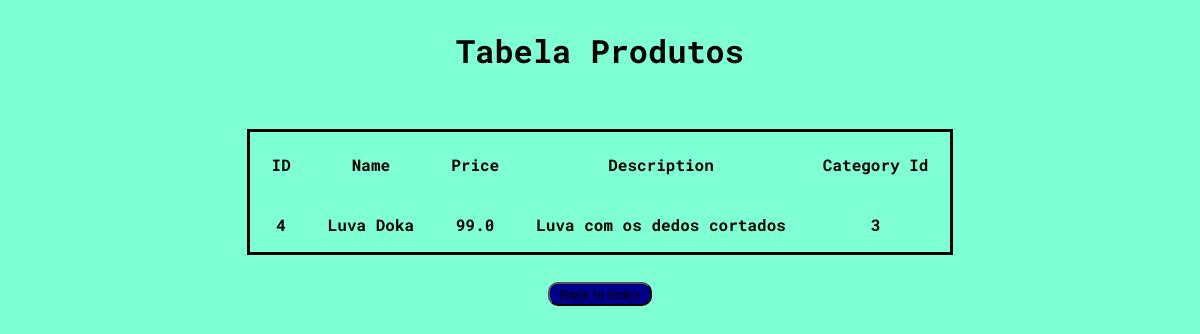
Page /view_product/4 on the committed database.
### tables this page shows
CREATE TABLE "products" (
	"ID"	INTEGER  PRIMARY KEY AUTOINCREMENT NOT NULL,
	"NAME"	TEXT,
	"PRICE"	REAL,
    "DESCRIPTION" TEXT,
    "CATEGORY_ID" INTEGER,
	FOREIGN KEY(CATEGORY_ID) REFERENCES category(ID)
);

### app.py (the view)
@app.route("/view_product/<int:id>", methods=["POST", "GET"])
def view_product(id):
    if request.method == 'POST':
        id_product = request.form['ID_PRODUCT']
        return redirect(url_for("view_product", id = id_product))
    else:
        if id == 999999: # arrumar essa condição feia do código
            return render_template("view_product.html", info = CatchData("products"), conditon = False)
        elif id != 0:
            return render_template("view_product.html", info = CatchDataByID("products", id), conditon = False)
        else:
            return render_template("view_product.html", info = CatchDataByID("products", id), conditon = True)

### dataOperations.py (called while the page is built)
def CatchDataByID (table, id):
    con=sqlite3.connect("crud_produtos.db")
    cur = con.cursor()
    cur.execute("SELECT * FROM {t} WHERE ID={id};".format(t = table, id = id))
    return cur.fetchall()

### templates/view_product.html (shortened to what this page needs)
<!DOCTYPE html>
<html lang="en">
<head>
    <link rel="stylesheet" href="/static/main.css">
    <link rel="stylesheet" href="/static/index.css">
</head>
<body>
    {% if conditon %}
        <form method="post">
            <input type="number" name="ID_PRODUCT" placeholder="Insira o id de produto a ser consultado" required>
            <button type="submit"> View Product </button>
        </form>
        <button><a href='{{url_for("view_product", id = 999999)}}'> View all Products </a></button>
    {% else %}
        <div class="data-products">
            <h1> Tabela Produtos </h1>
            <table>
                <tr class="table-top">
                    <th>ID</th>
                    <th>Name</th>
                    <th>Price</th>
                    <th>Description</th>
                    <th>Category Id</th>
                </tr>
                    {% for d in info %}
                        {% for x in d %}
                            <td> {{ x }}</td>
                        {% endfor %}
                    {% endfor %}
            </table>
        </div>
    {% endif %}
    <button><a href='{{url_for("index")}}'> Back to Index </a></button>
</body>
</html>

### static/main.css (style rules this page uses)
body { background-color: aquamarine; font-size: medium; font-weight: bold; font-family: 'Roboto Mono', monospace; display: grid; align-items: center; justify-content: center; align-content: center; justify-items: center; }
div { display: grid; align-content: center; justify-content: center; align-items: center; }
h1 { display: flex; margin-bottom: 50px; align-items: center; justify-content: center; }
a { text-decoration: none; color: black; }
button { display: flex; margin: 20px; padding: 10px; height: 20px; border-radius: 10px; background-color: darkblue; justify-content: center; align-items: center; }

### static/index.css (style rules this page uses)
table { margin: 10px; outline-style: solid; }
th { padding: 20px; text-align: center; }
td { padding: 15px; text-align: center; }

### rows in the picture
products: d "4" "3", NAME "Luva Doka", PRICE "99.0", DESCRIPTION "Luva com os dedos cortados"
